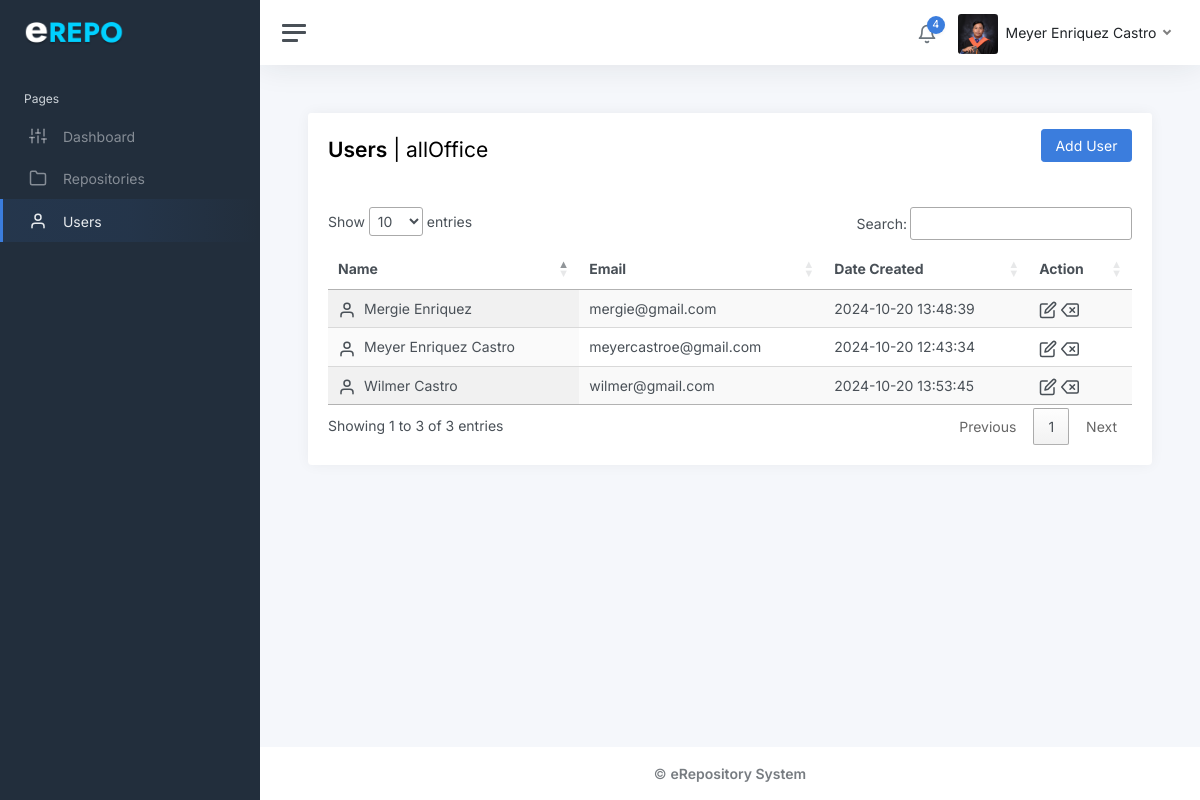
The page /frontend/user.php (signed in) on the database its author committed.
### tables this page shows
CREATE TABLE `users` (
  `id` int(11) NOT NULL,
  `full_name` varchar(100) NOT NULL,
  `email` varchar(100) NOT NULL,
  `password` varchar(255) NOT NULL,
  `profile_picture` varchar(255) DEFAULT NULL,
  `accesstype_id` int(11) DEFAULT NULL,
  `office_id` int(11) DEFAULT NULL,
  `dateCreated` timestamp NOT NULL DEFAULT current_timestamp()
);

CREATE TABLE `offices` (
  `office_id` int(11) NOT NULL,
  `officeName` varchar(200) NOT NULL,
  `officeCode` varchar(50) NOT NULL
);

### backend/function.php (called while the page is built, shortened)
<?php
function OfficeName($id){
    global $conn;
    $query = 'SELECT officeCode FROM offices WHERE office_id=?';
    $stmt = $conn->prepare($query);
    $stmt->bind_param('i', $id);
    $stmt->execute();
    $stmt->bind_result($officeName);
    return $officeName;
}
?>

### frontend/user.php (the view, shortened to what this page needs)
<?php include'../backend/session.php';
include '../backend/db.php';
include "../backEnd/function.php";
?>
<!DOCTYPE html>
<html lang="en">
<head>
	<link rel="stylesheet" href="https://stackpath.bootstrapcdn.com/bootstrap/4.5.2/css/bootstrap.min.css">
	<link rel="stylesheet" href="https://cdn.datatables.net/1.13.1/css/jquery.dataTables.min.css">
	<link href="../static/css/app.css" rel="stylesheet">
</head>
<body>
	<div class="wrapper">
    <?php include'nav.php';?>
		<div class="main">
        <?php include'header-nav.php';?>
			<main class="content">
				<div class="container-fluid p-0">
					<div class="row">
						<div class="col-12">
							<div class="card">
								<div class="card-header">
									<div class="row">
										<div class="col-6">
										<h1 class="h3 mt-2"><strong>Users</strong> |
										<?php
										if (isset($_SESSION['id'])) {
										$user_id = $_SESSION['id'];
										$query = "SELECT * FROM users WHERE id = '$user_id'";
										$result = $conn->query($query);
										if ($result->num_rows == 1) {
										$user_data = $result->fetch_assoc();
										$office_id = $user_data['office_id'];
										if ($office_id == 0) {
											echo "All Offices";
										} else{
											echo officeName($user_data['office_id']);
										}
										}
										}
										?>
										</h1>
										</div>
										<div class="col-6">
											<button type="button" class="btn btn-primary float-end"
											data-bs-toggle="modal" data-bs-target="#addUserModal">Add User</button>
									</div>
									</div>
								</div>
								<div class="card-body">
								<div class="table-responsive">
								<table id="usersTable" class="display">
        <thead>
            <tr>
                <th>Name</th>
                <th>Email</th>
                <th>Date Created</th>
                <th>Action</th>
            </tr>
        </thead>
        <tbody>
            <?php
			$sql = "SELECT * FROM users";
			$result = $conn->query($sql);
            if ($result->num_rows > 0) {
                while($row = $result->fetch_assoc()) {
                    echo '<tr>
        <td><i class="align-middle mr-2" data-feather="user"></i>' . htmlspecialchars($row['full_name']) . '</td>
        <td>' . htmlspecialchars($row['email']) . '</td>
        <td>' . htmlspecialchars($row['dateCreated']) . '</td>
        <td>
            <i class="align-middle" type="button" data-bs-toggle="modal"
               data-bs-target="#editModal"
               onclick="setEditUserData(' . $row['id'] . ', \'' . addslashes($row['full_name']) . '\', \'' . addslashes($row['email']) . '\', ' . $row['office_id'] . ', ' . $row['accesstype_id'] . ')"
               data-feather="edit"></i>
            <i class="align-middle" type="button" data-bs-toggle="modal"
               data-bs-target="#deleteUserModal"
               onclick="setDeleteUserId(' . htmlspecialchars($row['id']) . ')"
               data-feather="delete"></i>
        </td>
      </tr>';
                }
            }
			?>
        </tbody>
    </table>
	</div>
								</div>
							</div>
						</div>
					</div>
				</div>
			</main>
			<?php include'footer.php'; ?>
		</div>
	</div>
</body>
</html>

### frontend/header-nav.php (shortened to what this page needs)
<?php
$stmt = $conn->prepare("SELECT * FROM users WHERE id = ?");
$stmt->bind_param("i", $_SESSION['id']);
$stmt->execute();
$result = $stmt->get_result();
$user = $result->fetch_assoc();
?>
<nav class="navbar navbar-expand navbar-light navbar-bg">
				<a class="sidebar-toggle js-sidebar-toggle">
          <i class="hamburger align-self-center"></i>
        </a>
				<div class="navbar-collapse collapse">
					<ul class="navbar-nav navbar-align">
						<li class="nav-item dropdown">
							<a class="nav-icon dropdown-toggle" href="#" id="alertsDropdown" data-bs-toggle="dropdown">
								<div class="position-relative">
									<i class="align-middle" data-feather="bell"></i>
									<span class="indicator">4</span>
								</div>
							</a>
						</li>
						<li class="nav-item dropdown">
                <a class="nav-link dropdown-toggle d-none d-sm-inline-block" href="#" data-bs-toggle="dropdown">
				<img src="../backend/<?php echo $user['profile_picture']; ?>"
     			class="avatar img-fluid rounded me-1"
    			alt="Profile Picture"
     			onerror="this.onerror=null; this.src='../backend/default.jpg';" />
                    <span class="text-dark"><?php echo htmlspecialchars($user['full_name']); ?></span>
                </a>
            </li>
        </ul>
    </div>
</nav>

### rows shown on the page
users: profile_picture (picture), full_name "Meyer Enriquez Castro", office.officeCode "allOffice", email "meyercastroe@gmail.com", dateCreated "2024-10-20 12:43:34"
users: full_name "Mergie Enriquez", email "mergie@gmail.com", dateCreated "2024-10-20 13:48:39"
users: full_name "Wilmer Castro", email "wilmer@gmail.com", dateCreated "2024-10-20 13:53:45"
